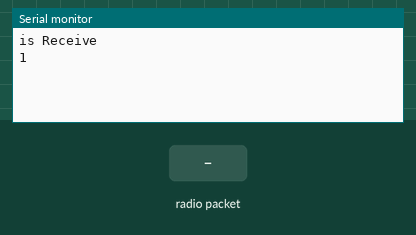
Simulated run of this sketch. Board: ESP8266 (NodeMCU). Parts: the last lines printed to the serial monitor. The test bench sets the inputs (shaded band). No radio packets arrive unless stated.

Above: at 2.2 s.
2.3 s: radio packet "1" arrives
At 3.4 s:
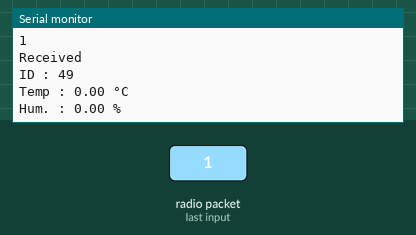
3.8 s: radio packet "0" arrives
At 4.6 s:
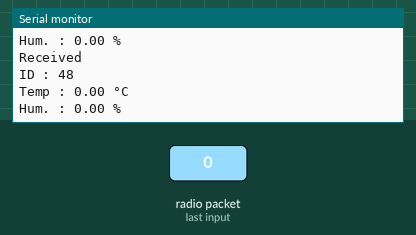
5.3 s: radio packet "2" arrives
At 5.7 s:
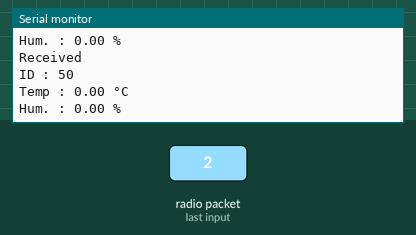

Measured:
- after the input at 2.3 s, the serial monitor: prints a new line at once (image 1)
- after the input at 3.8 s, the serial monitor: prints a new line at once (image 2)
- after the input at 5.3 s, the serial monitor: prints a new line at once (image 3)

The sketch:

nrf24_receiver_data_struct.ino
```cpp
//Include Libraries
#include <SPI.h>
#include <nRF24L01.h>
#include <RF24.h>

//create an RF24 object
RF24 radio(D4, D8);  // CE, CSN

//address through which two modules communicate.
const byte address[6] = "GRP05";//ได้สูงสุด 5 ตัวอักษร

struct package
{
    int id = 1;
    float temp = 0.0;
    float humi = 0.0;
};
typedef struct package Package;
Package data;

void setup()
{
  Serial.begin(9600);
  delay(1000);

  if (!radio.begin()) { //เปิดการใชงาน nrf24 และตรวจสอบ
    Serial.println(F("radio hardware is not responding!!"));
    while (1) {} //หมุ่นค้างรอแก้ไขวงจร
  }

  //set the address
  radio.openReadingPipe(0, address); //  ใช่ pipe 0

  radio.startListening(); //เป็นโหมด รับ
  //radio.stopListening(); //เป็นโหมด ส่ง
  Serial.println("is Receive");
  Serial.println(radio.isChipConnected());
}

void loop()
{
  //Read the data if available in buffer
  if (radio.available())
  {
    radio.read(&data, sizeof(data));
    Serial.println("Received");

    Serial.print("ID : ");
    Serial.println(data.id);

    Serial.print("Temp : ");
    Serial.print(data.temp);
    Serial.println(" °C ");

    Serial.print("Hum. : ");
    Serial.print(data.humi);
    Serial.println(" %");
  }
}
```
